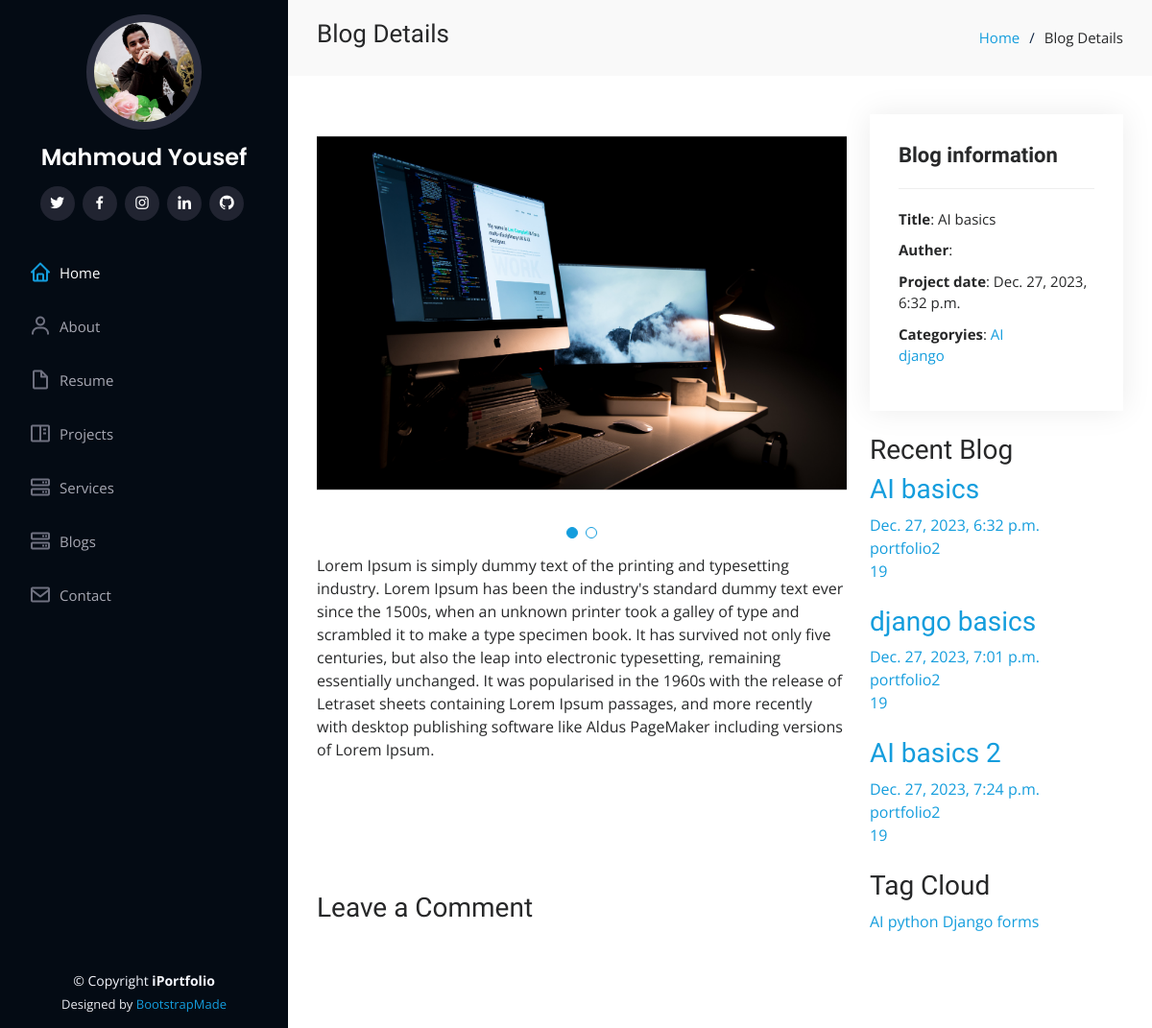
/blog/ai-basics, run on an earlier commit of the app's database.
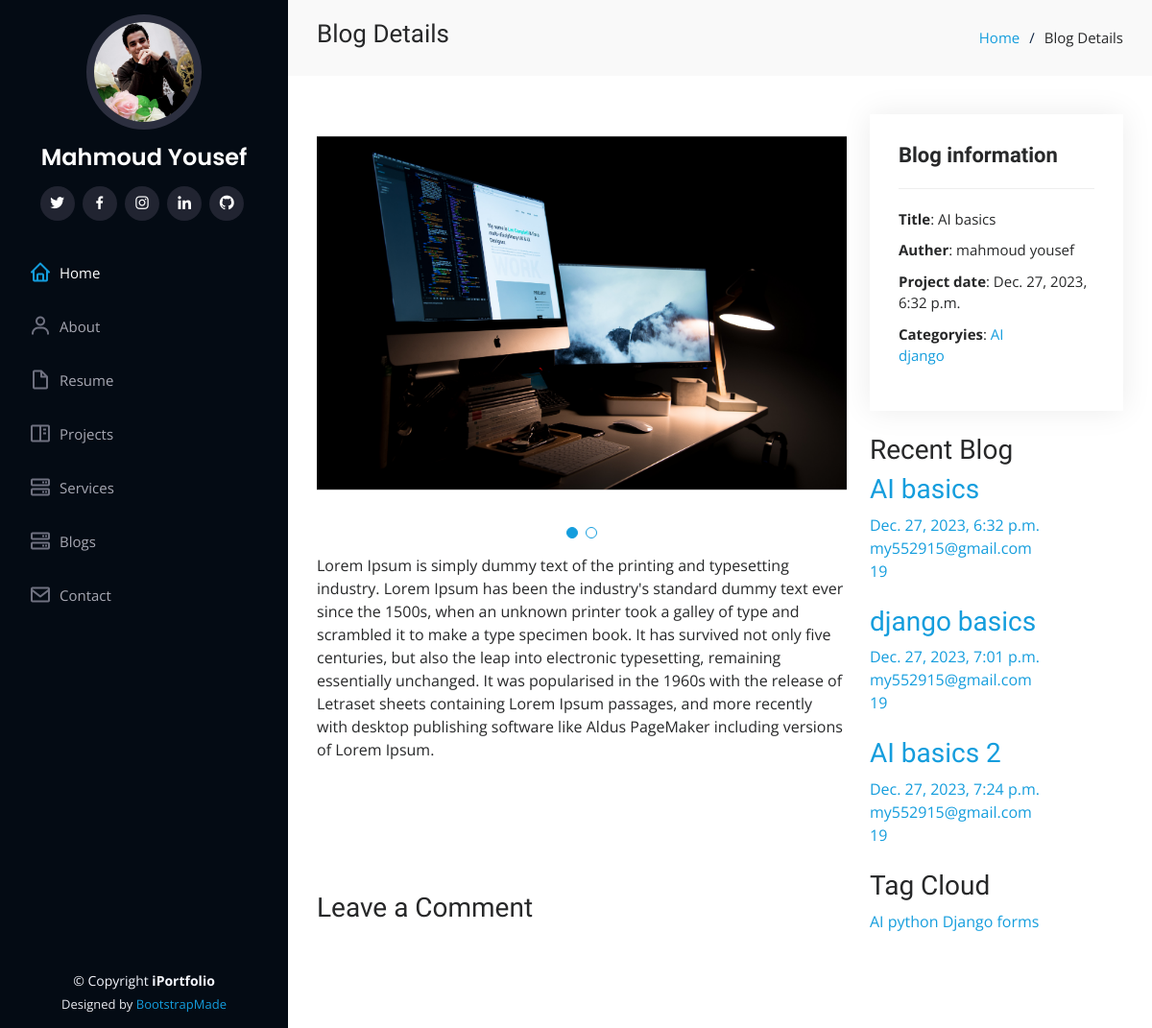
And on a later commit of the database.
### settings/models.py (models this page shows, shortened)
class About(models.Model):
    user = models.OneToOneField(User,on_delete=models.CASCADE)
    username = models.CharField(max_length=20,null=True, blank=True)
    phone_number = models.CharField(max_length=20)
    date_of_birth = models.DateField(null=True, blank=True)
    headline = models.CharField(max_length=50 , blank=True, null=True)
    address = models.CharField(max_length=50, blank=True, null=True)
    zip_code = models.IntegerField(null=True, blank=True)
    image = models.ImageField(upload_to='users/', null=True, blank=True )
    email = models.EmailField( max_length=254, blank=True, null=True)
    resume = models.FileField( upload_to='files/', max_length=100 ,blank=True, null=True)
    about = models.TextField(blank=True)
    age = models.IntegerField(null=True, blank=True)
    degree = models.CharField( max_length=50 ,blank=True, null=True)
    views = models.IntegerField(default=0)

### blog/models.py (models this page shows, shortened)
class PostImages(models.Model):
    post = models.ForeignKey(Post, related_name='post_image', on_delete=models.CASCADE)
    image = models.ImageField( upload_to='postImages')

class Post(models.Model):
    auther = models.ForeignKey(User, related_name="post_auther",verbose_name=('auther'), on_delete=models.CASCADE)
    title = models.CharField(max_length=100,verbose_name=('title'))
    tags = TaggableManager(("tags"))
    image = models.ImageField(("image"),upload_to='post/')
    created_at = models.DateTimeField( ("created_at"),default=timezone.now)
    description = models.TextField(("description"),max_length=100000)
    slug = models.SlugField(null=True,blank=True)
    category = models.ForeignKey('PostCategory',related_name='post_category',verbose_name=('category'),on_delete=models.CASCADE ,null=True,blank=True)
    def __str__(self):
        return self.title
    def get_absolute_url(self):
        return reverse("blog:post_detail", kwargs={"slug": self.slug})

class PostCategory(models.Model):
    name = models.CharField(null=True,blank=True, max_length=50)
    def __str__(self):
        return self.name

### blog/views.py (the view)
# urls.py: path('<slug:slug>' , views.PostDetail.as_view() , name='post_detail'),
class PostDetail(DetailView):
    model = Post
    template_name = 'blog/post_details.html'
    def get_context_data(self, **kwargs):
        context = super().get_context_data(**kwargs)
        context["categories"] = PostCategory.objects.all().annotate(post_count=Count('post_category'))
        context["tags"] = Tag.objects.all()
        context["recent_posts"] = Post.objects.all()[:3]
        return context

### blog/templates/blog/post_details.html (shortened to what this page needs)
{% extends "base.html" %}
{% load static %}
{% block body %}
<main id="main">
    <section id="breadcrumbs" class="breadcrumbs">
        <div class="container">
            <div class="d-flex justify-content-between align-items-center">
                <h2>Blog Details</h2>
                <ol>
                    <li><a href="/">Home</a></li>
                    <li>Blog Details</li>
                </ol>
            </div>
        </div>
    </section>
    <section id="portfolio-details" class="portfolio-details">
        <div class="container">
            <div class="row gy-4">
                <div class="col-lg-8">
                    <div class="portfolio-details-slider swiper">
                        <div class="swiper-wrapper align-items-center">
                            {% for image in object.post_image.all %}
                            <div class="swiper-slide">
                                <img src="{{image.image.url}}" alt="">
                            </div>
                            {% endfor %}
                        </div>
                        <div class="swiper-pagination"></div>
                    </div>
                    <p>{{object.description}}</p><br>
                    <div class="pt-5 mt-5">
                    <h3 class="mb-5">Leave a Comment</h3>
                </div>
                </div>
                <div class="col-lg-4">
                    <div class="portfolio-info">
                        <h3>Blog information</h3>
                        <ul>
                            <li><strong>Title</strong>: {{object.title}}</li>
                            <li><strong>Auther</strong>: {{object.auther.first_name}} {{object.auther.last_name}}</li>
                            <li><strong>Project date</strong>: {{object.created_at}}</li>
                            <li><strong>Categoryies</strong>:
                                {% for category in categories %}
                                 <a href="{% url 'blog:post_by_category' category %}">{{category}}</a></li>
                                 {% endfor %}
                        </ul>
                    </div><br>
                    <div class="sidebar-box ftco-animate">
                        <h3 class="heading-sidebar">Recent Blog</h3>
                        {% for post in recent_posts  %}
                        <div class="block-21 mb-4 d-flex">
                            <div class="text">
                                <h3 class="heading"><a href="{{post.get_absolute_url}}">{{post}}</a></h3>
                                <div class="meta">
                                    <div><a href="{{post.get_absolute_url}}">{{post.created_at}}</a></div>
                                    <div><a href="{{post.get_absolute_url}}">{{post.auther}}</a></div>
                                    <div><a href="{{post.get_absolute_url}}"> 19</a>
                                    </div>
                                </div>
                            </div>
                        </div>
                        {% endfor %}
                    </div>
                    <div class="sidebar-box ftco-animate">
                    <h3 class="heading-sidebar">Tag Cloud</h3>
                    <div class="tagcloud">
                        {% for tag in tags  %}
                        <a href="{% url 'blog:post_by_tags' tag %}" class="tag-cloud-link">{{tag}}</a>
                        {% endfor %}
                    </div>
                </div>
                </div>
            </div>
        </div>
    </section>
</main>
{% endblock body%}

### templates/base.html (shortened to what this page needs)
{% load static %}
<!DOCTYPE html>
<html lang="en">
<head>
  <link href="{% static 'assets/vendor/aos/aos.css' %}" rel="stylesheet">
  <link href="{% static 'assets/vendor/bootstrap/css/bootstrap.min.css' %}" rel="stylesheet">
  <link href="{% static 'assets/vendor/bootstrap-icons/bootstrap-icons.css' %}" rel="stylesheet">
  <link href="{% static 'assets/vendor/boxicons/css/boxicons.min.css' %}" rel="stylesheet">
  <link href="{% static 'assets/vendor/glightbox/css/glightbox.min.css' %}" rel="stylesheet">
  <link href="{% static 'assets/vendor/swiper/swiper-bundle.min.css' %}" rel="stylesheet">
  <link href="{% static 'assets/css/style.css' %}" rel="stylesheet">
</head>
<body>
  <header id="header">
    <div class="d-flex flex-column">
      <div class="profile">
        <img src="{{abouts.image.url}}" alt="" class="img-fluid rounded-circle">
        <h1 class="text-light"><a href="index.html">{{abouts.username}}</a></h1>
        <div class="social-links mt-3 text-center">
          <a href="{{myfooter.twitter_link}}" class="twitter"><i class="bx bxl-twitter"></i></a>
          <a href="{{myfooter.fb_link}}" class="facebook"><i class="bx bxl-facebook"></i></a>
          <a href="{{myfooter.instagram_link}}" class="instagram"><i class="bx bxl-instagram"></i></a>
          <a href="{{myfooter.twitter_link}}" class="linkedin"><i class="bx bxl-linkedin"></i></a>
          <a href="{{myfooter.githup_link}}" class="linkedin"><i class="bx bxl-github"></i></a>
        </div>
      </div>
      <nav id="navbar" class="nav-menu navbar">
        <ul>
          <li><a href="#hero" class="nav-link scrollto active"><i class="bx bx-home"></i> <span>Home</span></a></li>
          <li><a href="#about" class="nav-link scrollto"><i class="bx bx-user"></i> <span>About</span></a></li>
          <li><a href="#resume" class="nav-link scrollto"><i class="bx bx-file-blank"></i> <span>Resume</span></a></li>
          <li><a href="#portfolio" class="nav-link scrollto"><i class="bx bx-book-content"></i> <span>Projects</span></a></li>
          <li><a href="#services" class="nav-link scrollto"><i class="bx bx-server"></i> <span>Services</span></a></li>
          <li><a href="#testimonials" class="nav-link scrollto"><i class="bx bx-server"></i> <span>Blogs</span></a></li>
          <li><a href="#contact" class="nav-link scrollto"><i class="bx bx-envelope"></i> <span>Contact</span></a></li>
        </ul>
      </nav>
    </div>
  </header>
  {% block body %}
    {% endblock body %}
  <footer id="footer">
    <div class="container">
      <div class="copyright">
        &copy; Copyright <strong><span>iPortfolio</span></strong>
      </div>
      <div class="credits">
        Designed by <a href="https://bootstrapmade.com/">BootstrapMade</a>
      </div>
    </div>
  </footer>
</body>
</html>

### static/assets/css/style.css (style rules this page uses)
body { font-family: "Open Sans", sans-serif; color: #272829; }
a { color: #149ddd; text-decoration: none; }
h1, h2, h3, h4, h5, h6 { font-family: "Raleway", sans-serif; }
#header { position: fixed; top: 0; left: 0; bottom: 0; width: 300px; transition: all ease-in-out 0.5s; z-index: 9997; transition: all 0.5s; padding: 0 15px; background: #040b14; overflow-y: auto; }
#header .profile img { margin: 15px auto; display: block; width: 120px; border: 8px solid #2c2f3f; }
#header .profile h1 { font-size: 24px; margin: 0; padding: 0; font-weight: 600; -moz-text-align-last: center; text-align-last: center; font-family: "Poppins", sans-serif; }
#header .profile h1 a, #header .profile h1 a:hover { color: #fff; text-decoration: none; }
#header .profile .social-links a { font-size: 18px; display: inline-block; background: #212431; color: #fff; line-height: 1; padding: 8px 0; margin-right: 4px; border-radius: 50%; text-align: center; width: 36px; height: 36px; transition: 0.3s; }
#main { margin-left: 300px; }
.container, .container-fluid { padding-left: 30px; padding-right: 30px; }
.nav-menu { padding: 30px 0 0 0; }
.nav-menu * { margin: 0; padding: 0; list-style: none; }
.nav-menu>ul>li { position: relative; white-space: nowrap; }
.nav-menu a, .nav-menu a:focus { display: flex; align-items: center; color: #a8a9b4; padding: 12px 15px; margin-bottom: 8px; transition: 0.3s; font-size: 15px; }
.nav-menu a i, .nav-menu a:focus i { font-size: 24px; padding-right: 8px; color: #6f7180; }
.nav-menu a:hover, .nav-menu .active, .nav-menu .active:focus, .nav-menu li:hover>a { text-decoration: none; color: #fff; }
.nav-menu a:hover i, .nav-menu .active i, .nav-menu .active:focus i, .nav-menu li:hover>a i { color: #149ddd; }
section { padding: 60px 0; overflow: hidden; }
.portfolio-details { padding-top: 40px; }
.portfolio-details .portfolio-details-slider img { width: 100%; }
.portfolio-details .portfolio-details-slider .swiper-pagination { margin-top: 20px; position: relative; }
.portfolio-details .portfolio-info { padding: 30px; box-shadow: 0px 0 30px rgba(5, 13, 24, 0.08); }
.portfolio-details .portfolio-info h3 { font-size: 22px; font-weight: 700; margin-bottom: 20px; padding-bottom: 20px; border-bottom: 1px solid #eee; }
.portfolio-details .portfolio-info ul { list-style: none; padding: 0; font-size: 15px; }
.portfolio-details .portfolio-info ul li+li { margin-top: 10px; }
.breadcrumbs { padding: 20px 0; background: #f9f9f9; }
.breadcrumbs h2 { font-size: 26px; font-weight: 300; }
.breadcrumbs ol { display: flex; flex-wrap: wrap; list-style: none; padding: 0; margin: 0; font-size: 15px; }
.breadcrumbs ol li+li { padding-left: 10px; }
.breadcrumbs ol li+li::before { display: inline-block; padding-right: 10px; color: #0e2442; content: "/"; }
#footer { padding: 15px; color: #f4f6fd; font-size: 14px; position: fixed; left: 0; bottom: 0; width: 300px; z-index: 9999; background: #040b14; }
#footer .copyright { text-align: center; }
#footer .credits { padding-top: 5px; text-align: center; font-size: 13px; color: #eaebf0; }

What changed in the data, as far as the page shows it:
changed through a linked row, Post "AI basics": auther.first_name (not shown) → "mahmoud"; auther.last_name (not shown) → "yousef"; auther "portfolio2" → "my552915@gmail.com"
changed through a linked row, Post "django basics": auther "portfolio2" → "my552915@gmail.com"
changed through a linked row, Post "AI basics 2": auther "portfolio2" → "my552915@gmail.com"
